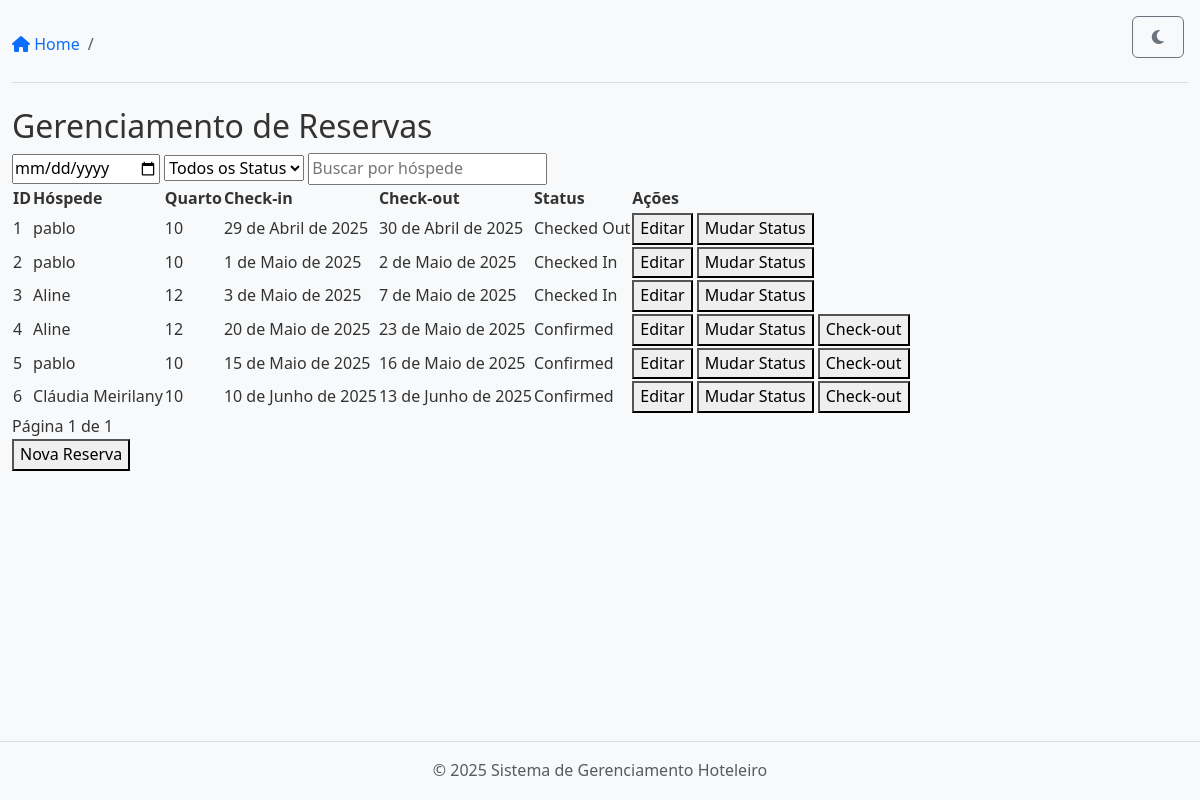
/reservations/, run on the app's committed database.
### apps/reservations/models.py (models this page shows, shortened)
class Reservation(models.Model):
    STATUS_CHOICES = [
        ('pending', 'Pending'),
        ('confirmed', 'Confirmed'),
        ('cancelled', 'Cancelled'),
        ('checked_in', 'Checked In'),   # Status adicionado
        ('checked_out', 'Checked Out'), # Status adicionado
    ]
    guest_name = models.CharField(max_length=255)
    guest_email = models.EmailField(blank=True, null=True)
    room = models.ForeignKey('rooms.Room', on_delete=models.CASCADE)
    check_in_date = models.DateField()
    check_out_date = models.DateField()
    status = models.CharField(max_length=12, choices=STATUS_CHOICES, default='pending')  # Aumentei max_length para acomodar 'checked_out'
    notes = models.TextField(blank=True, null=True)
    checked_in = models.BooleanField(default=False)
    checked_out = models.BooleanField(default=False)
    check_in_time = models.DateTimeField(null=True, blank=True)
    check_out_time = models.DateTimeField(null=True, blank=True)
    created_at = models.DateTimeField(auto_now_add=True)
    updated_at = models.DateTimeField(auto_now=True)

### apps/rooms/models.py (models this page shows, shortened)
class Room(models.Model):
    ROOM_TYPES = [
        ('single', 'Single'),
        ('double', 'Double'),
        ('suite', 'Suite'),
    ]
    number = models.CharField(max_length=10, unique=True)
    room_type = models.CharField(max_length=10, choices=ROOM_TYPES)
    status = models.CharField(max_length=20, default='clean')
    description = models.TextField(blank=True, null=True)
    created_at = models.DateTimeField(auto_now_add=True)
    updated_at = models.DateTimeField(auto_now=True)

### apps/reservations/views.py (the view)
# urls.py: path('', reservation_list, name='reservation-list'),
def reservation_list(request: HttpRequest) -> HttpResponse:
    reservations = Reservation.objects.all().select_related('room')
    date_filter = request.GET.get('date')
    status_filter = request.GET.get('status')
    guest_filter = request.GET.get('guest')
    if date_filter:
        date = datetime.strptime(date_filter, '%Y-%m-%d').date()
        reservations = reservations.filter(
            Q(check_in_date=date) | Q(check_out_date=date)
        )
    if status_filter:
        reservations = reservations.filter(status=status_filter)
    if guest_filter:
        reservations = reservations.filter(
            guest_name__icontains=guest_filter
        )
    paginator = Paginator(reservations, 20)  # 20 por página
    page_number = request.GET.get('page')
    page_obj = paginator.get_page(page_number)
    rooms = cache.get('rooms_list')
    if rooms is None:
        rooms = list(Room.objects.all())
        cache.set('rooms_list', rooms, 600)  # 10 minutos
    context = {
        'reservations': page_obj.object_list,
        'page_obj': page_obj,
        'rooms': rooms  # Para o select de quartos no formulário
    }
    return render(request, 'reservations/list.html', context)

### templates/reservations/list.html (shortened to what this page needs)
{% extends 'base.html' %}
{% block content %}
<div class="reservations-container">
    <h2>Gerenciamento de Reservas</h2>
    <div class="reservation-filters">
        <input type="date" id="date-filter" placeholder="Data">
        <select id="status-filter">
            <option value="">Todos os Status</option>
        </select>
        <input type="text" id="guest-filter" placeholder="Buscar por hóspede">
    </div>
    <table class="reservations-table">
        <thead>
            <tr>
                <th>ID</th>
                <th>Hóspede</th>
                <th>Quarto</th>
                <th>Check-in</th>
                <th>Check-out</th>
                <th>Status</th>
                <th>Ações</th>
            </tr>
        </thead>
        <tbody>
            {% for reservation in reservations %}
            <tr>
                <td>{{ reservation.id }}</td>
                <td>{{ reservation.guest_name }}</td>
                <td>{{ reservation.room.number }}</td>
                <td>{{ reservation.check_in_date }}</td>
                <td>{{ reservation.check_out_date }}</td>
                <td>{{ reservation.get_status_display }}</td>
                <td>
                    <button onclick="editReservation({{ reservation.id }})">Editar</button>
                    <button onclick="changeStatus({{ reservation.id }})">Mudar Status</button>
                    {% if reservation.status == 'pending' %}
                        <button onclick="doCheckIn({{ reservation.id }})">Check-in</button>
                    {% elif reservation.status == 'confirmed' %}
                        <button onclick="doCheckOut({{ reservation.id }})">Check-out</button>
                    {% endif %}
                </td>
            </tr>
            {% empty %}
            <tr>
                <td colspan="7">Nenhuma reserva encontrada.</td>
            </tr>
            {% endfor %}
        </tbody>
    </table>
    <div class="pagination">
        <span>Página {{ page_obj.number }} de {{ page_obj.paginator.num_pages }}</span>
    </div>
    <button class="add-reservation-btn" onclick="openAddReservationModal()">Nova Reserva</button>
</div>
{% endblock %}

### static/css/styles.css (style rules this page uses)
:root { --primary-color: #0d6efd; --secondary-color: #f8f9fa; --text-color: #333; --border-color: #ddd; --success-color: #198754; --danger-color: #dc3545; --warning-color: #ffc107; --info-color: #0dcaf0; }
body { font-family: 'Segoe UI', Tahoma, Geneva, Verdana, sans-serif; line-height: 1.6; margin: 0; padding: 0; color: var(--text-color); min-height: 100vh; display: flex; flex-direction: column; background: #f8f9fa; transition: background 0.2s, color 0.2s; }

### data on the page
Reservation: id "1", guest_name "pablo", room.number "10", check_in_date "29 de Abril de 2025", check_out_date "30 de Abril de 2025", status "Checked Out"
Reservation: id "2", guest_name "pablo", room.number "10", check_in_date "1 de Maio de 2025", check_out_date "2 de Maio de 2025", status "Checked In"
Reservation: id "3", guest_name "Aline", room.number "12", check_in_date "3 de Maio de 2025", check_out_date "7 de Maio de 2025", status "Checked In"
Reservation: id "4", guest_name "Aline", room.number "12", check_in_date "20 de Maio de 2025", check_out_date "23 de Maio de 2025", status "Confirmed"
Reservation: id "5", guest_name "pablo", room.number "10", check_in_date "15 de Maio de 2025", check_out_date "16 de Maio de 2025", status "Confirmed"
Reservation: id "6", guest_name "Cláudia Meirilany", room.number "10", check_in_date "10 de Junho de 2025", check_out_date "13 de Junho de 2025", status "Confirmed"

### other printed values
{{ page_obj.number }} "1"
{{ page_obj.paginator.num_pages }} "1"
